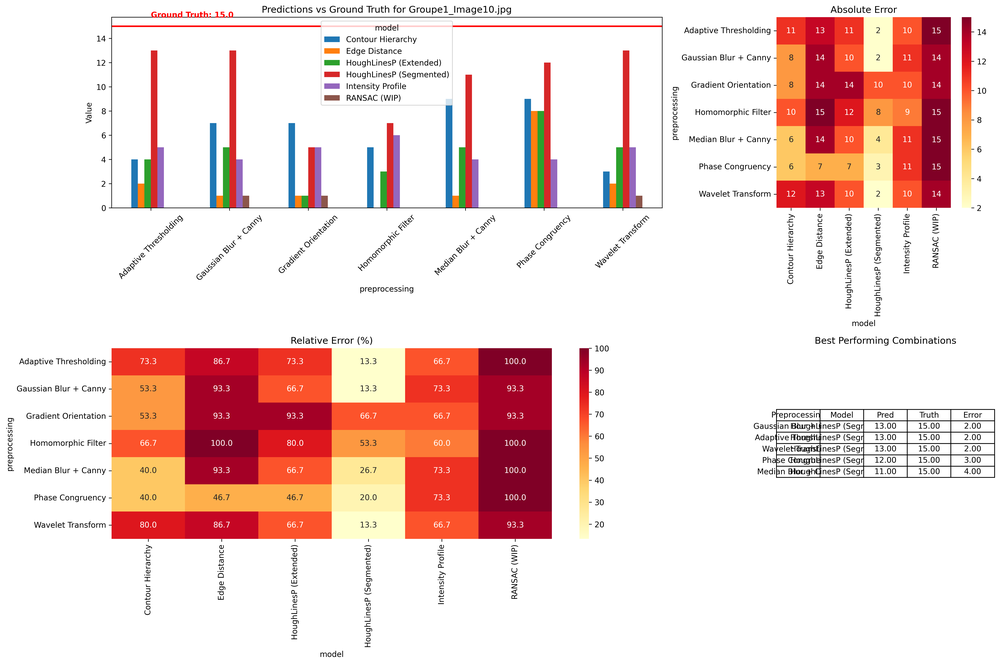
#> input picture evaluation_visualizations/Groupe1_Image10_evaluation.png, 1000 x 664 px, shrunk from 5369 x 3566 before the run
$ python -i detection.py   (imports and definitions only)   (older library calls are emulated)
#> lines starting #> are read from the running program, lines starting #| are printed output that depends on the picture; after the words box and inside, x2 and y2 are one past the last pixel; in counts of white or black regions, pixels touching at a corner belong together
# src/model/detection.py
import cv2
import numpy as np

# [124 lines left out: functions detect_steps_segments, detect_steps_extended, fourier_transform, detect_vanishing_point, not called in this run]

def detect_vanishing_lines(image):
    """Détecter l'escalier et compter les marches en utilisant le point de fuite et les lignes horizontales."""
    print("Début de la détection des lignes de fuite...")
    vanishing_point = detect_vanishing_point(image)
    if vanishing_point is None:
        print("Aucun point de fuite détecté. Sortie.")
        return image, 0

    # Dessiner le point de fuite
    vx, vy = vanishing_point
    cv2.circle(image, (vx, vy), 10, (0, 0, 255), -1)  # Dessiner le point de fuite en rouge
    print(f"Point de fuite dessiné à ({vx}, {vy})")

    # Détecter et compter les marches
    debug_img, count = detect_staircase_steps(image, vanishing_point)
    print("Détection des lignes de fuite terminée.")
    return debug_img, count

def detect_vanishing_point(image):
    """Détecter le point de fuite en utilisant les lignes de Hough."""
    print("Détection du point de fuite...")
    gray = cv2.cvtColor(image, cv2.COLOR_BGR2GRAY)
    edges = cv2.Canny(gray, 50, 150)
    lines = cv2.HoughLines(edges, 1, np.pi / 180, 200)

    if lines is None:
        print("Aucune ligne détectée. Le point de fuite ne peut pas être déterminé.")
        return None

    print(f"{len(lines)} lignes détectées. Recherche des points d'intersection...")
    intersections = []
    for i in range(len(lines)):
        for j in range(i + 1, len(lines)):
            rho1, theta1 = lines[i][0]
            rho2, theta2 = lines[j][0]
            A = np.array([
                [np.cos(theta1), np.sin(theta1)],
                [np.cos(theta2), np.sin(theta2)]
            ])
            b = np.array([[rho1], [rho2]])
            try:
                x, y = np.linalg.solve(A, b)
                intersections.append((int(x), int(y)))
                print(f"Intersection trouvée à ({x}, {y})")
            except np.linalg.LinAlgError:
                print("Aucune intersection trouvée pour cette paire de lignes.")
                continue

    if not intersections:
        print("Aucune intersection trouvée. Le point de fuite ne peut pas être déterminé.")
        return None

    # Estimer le point de fuite comme la médiane de toutes les intersections
    vanishing_point = np.median(intersections, axis=0).astype(int)
    print(f"Point de fuite estimé à ({vanishing_point[0]}, {vanishing_point[1]})")
    return vanishing_point

def detect_staircase_steps(image, vanishing_point):
    """Détecter les lignes horizontales et compter les marches dans la région de l'escalier."""
    print("Détection des marches d'escalier...")
    gray = cv2.cvtColor(image, cv2.COLOR_BGR2GRAY)
    edges = cv2.Canny(gray, 50, 150)
    lines = cv2.HoughLinesP(edges, 1, np.pi / 180, 100, minLineLength=100, maxLineGap=10)

    if lines is None:
        print("Aucune ligne détectée. Aucune marche trouvée.")
        return image, 0

    print(f"{len(lines)} lignes détectées. Filtrage des lignes horizontales...")
    horizontal_lines = []
    for line in lines:
        x1, y1, x2, y2 = line[0]
        angle = np.arctan2(y2 - y1, x2 - x1) * 180 / np.pi
        if -10 < angle < 10:  # Lignes horizontales
            horizontal_lines.append((x1, y1, x2, y2))
            print(f"Ligne horizontale détectée de ({x1}, {y1}) à ({x2}, {y2})")

    # Filtrer les lignes qui sont dans la région de l'escalier (en dessous du point de fuite)
    if vanishing_point is not None:
        vx, vy = vanishing_point
        print(f"Filtrage des lignes en dessous du point de fuite ({vx}, {vy})...")
        horizontal_lines = [line for line in horizontal_lines if line[1] > vy and line[3] > vy]
        print(f"{len(horizontal_lines)} lignes horizontales restent après filtrage.")

    # Dessiner les lignes horizontales et compter les marches
    for x1, y1, x2, y2 in horizontal_lines:
        cv2.line(image, (x1, y1), (x2, y2), (0, 255, 0), 2)  # Dessiner en vert
        print(f"Dessin de la ligne de marche de ({x1}, {y1}) à ({x2}, {y2})")

    print(f"Nombre total de marches détectées : {len(horizontal_lines)}")
    return image, len(horizontal_lines)

>>> import cv2
>>> picture = cv2.imread('../../evaluation_visualizations/Groupe1_Image10_evaluation.png')
#> picture is the input picture: shape (664, 1000, 3); mean B, G, R 211.6, 215.6, 240.7
>>> result = detect_vanishing_lines(picture)
#> in detect_vanishing_point, `gray = cv2.cvtColor(image, cv2.COLOR_BGR2GRAY)`:
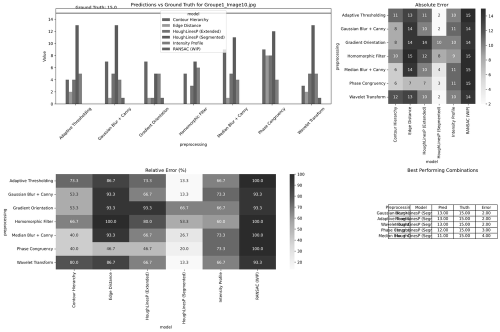
#> gray: shape (664, 1000) (shown at 1/2 size); min 0, max 255, mean 222.6
#> in detect_vanishing_point, `edges = cv2.Canny(gray, 50, 150)`:
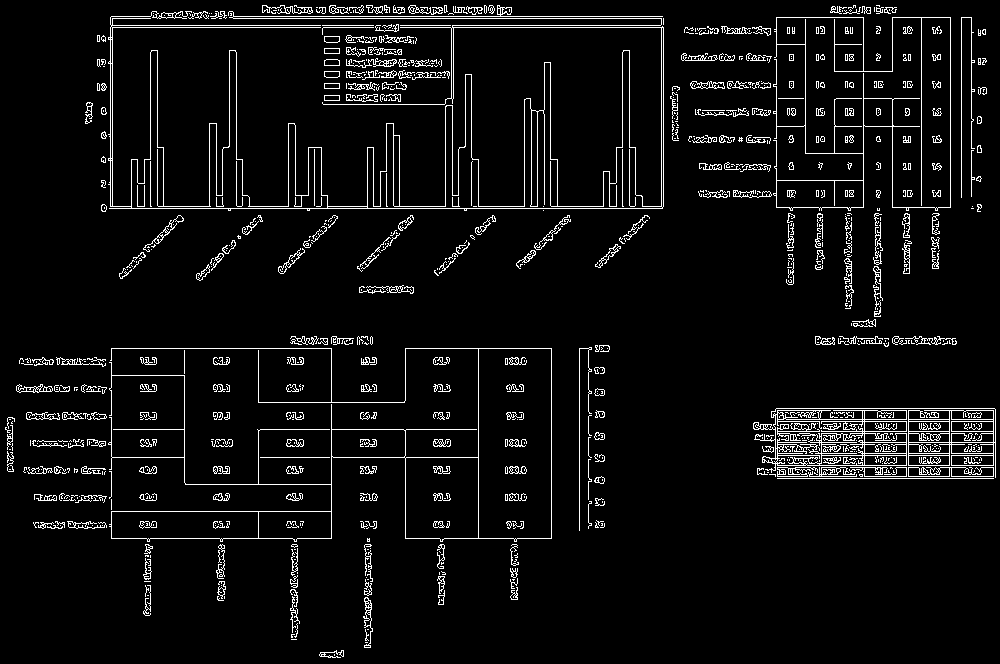
#> edges: shape (664, 1000); 5.5% white in thin lines or dots
#> in detect_vanishing_point, `lines = cv2.HoughLines(edges, 1, np.pi / 180, 200)`: lines = 35 rows, first 8: [27, 1.57], [208, 1.57], [25, 1.57], [18, 1.57], [16, 1.57], [206, 1.57], [348, 1.57], [429, 1.57]
#> (printed output is left out)
#> the loop in detect_vanishing_point, `for i in range(len(lines)):` made 35 passes
#> (printed output is left out)
#> after the loop in detect_vanishing_point, `for i in range(len(lines)):`: intersections = 567 pairs, first value -1.09e+26 to 1.08e+26, second value -4.78e+18 to 4.7e+18
#> in detect_vanishing_point, `vanishing_point = np.median(intersections, axis=0).astype(int)`: vanishing_point = [863, 453]
#> in detect_vanishing_lines, `vx, vy = vanishing_point`: vx = 863; vy = 453
#> in detect_vanishing_lines, `cv2.circle(image, (vx, vy), 10, (0, 0, 255), -1)`:
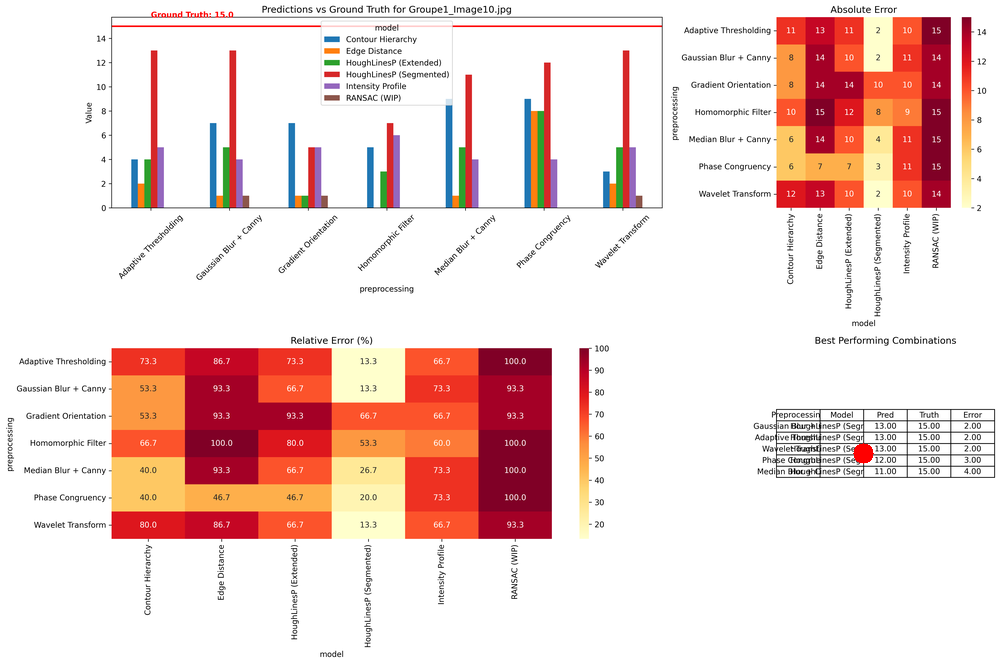
#> image: shape (664, 1000, 3); 0.05% of pixels changed, all inside (x1, y1, x2, y2) = (853, 443, 874, 464)
#> in detect_staircase_steps, `lines = cv2.HoughLinesP(edges, 1, np.pi / 180, 100, minLineLength=100,..`: lines = 81 rows, first 6: [110, 27, 663, 27], [111, 25, 660, 25], [101, 208, 662, 208], [111, 16, 662, 16], [110, 18, 663, 18], [257, 429, 478, 429]
#> the loop in detect_staircase_steps, `for line in lines:` made 81 passes
#> (x1, y1, x2, y2, angle) on passes 1 to 8: (110, 27, 663, 27, 0), (111, 25, 660, 25, 0), (101, 208, 662, 208, 0), (111, 16, 662, 16, 0), (110, 18, 663, 18, 0), (257, 429, 478, 429, 0), (473, 206, 663, 206, 0), (258, 457, 478, 457, 0)
#> after the loop in detect_staircase_steps, `for line in lines:`: horizontal_lines = 48 items, first 6: (110, 27, 663, 27), (111, 25, 660, 25), (101, 208, 662, 208), (111, 16, 662, 16), (110, 18, 663, 18), (257, 429, 478, 429)
#> in detect_staircase_steps, `vx, vy = vanishing_point`: vx = 863; vy = 453
#> in detect_staircase_steps, `horizontal_lines = [line for line in horizontal_lines if line[1] > vy ..`: horizontal_lines = 14 items, first 6: (258, 457, 478, 457), (405, 538, 551, 538), (774, 467, 995, 467), (777, 478, 993, 478), (775, 476, 995, 476), (775, 465, 995, 465)
#> the loop in detect_staircase_steps, `for x1, y1, x2, y2 in horizontal_lines:` made 14 passes
#> after the loop in detect_staircase_steps, `for x1, y1, x2, y2 in horizontal_lines:`:
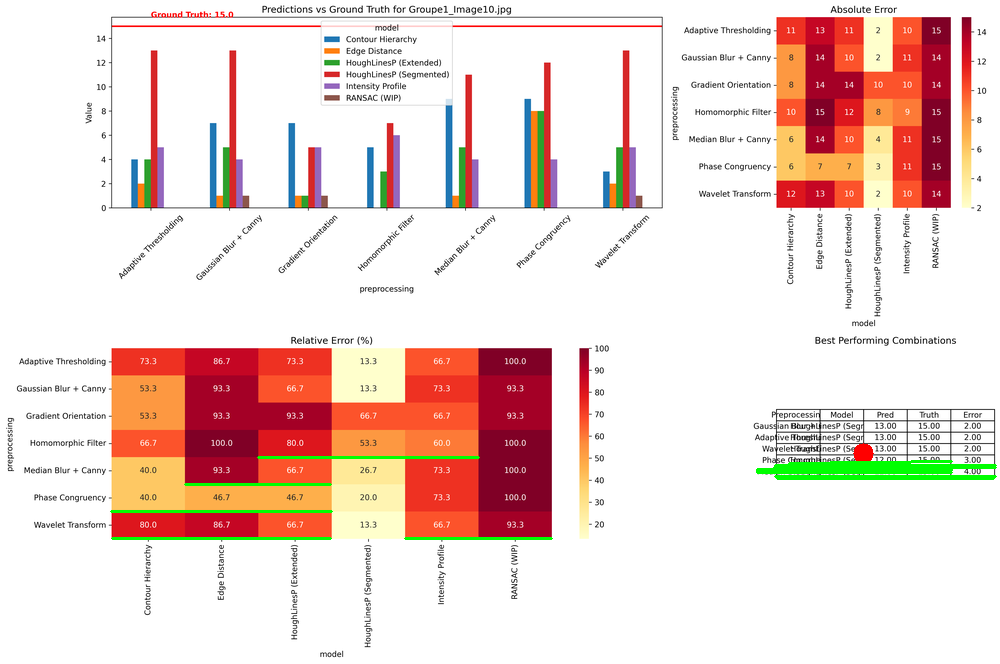
#> image: shape (664, 1000, 3); 0.98% of pixels changed, all inside (x1, y1, x2, y2) = (110, 456, 997, 540)
#> in detect_vanishing_lines, `debug_img, count = detect_staircase_steps(image, vanishing_point)`: count = 14

$ run again, on evaluation_visualizations/Groupe1_Image1_evaluation.png
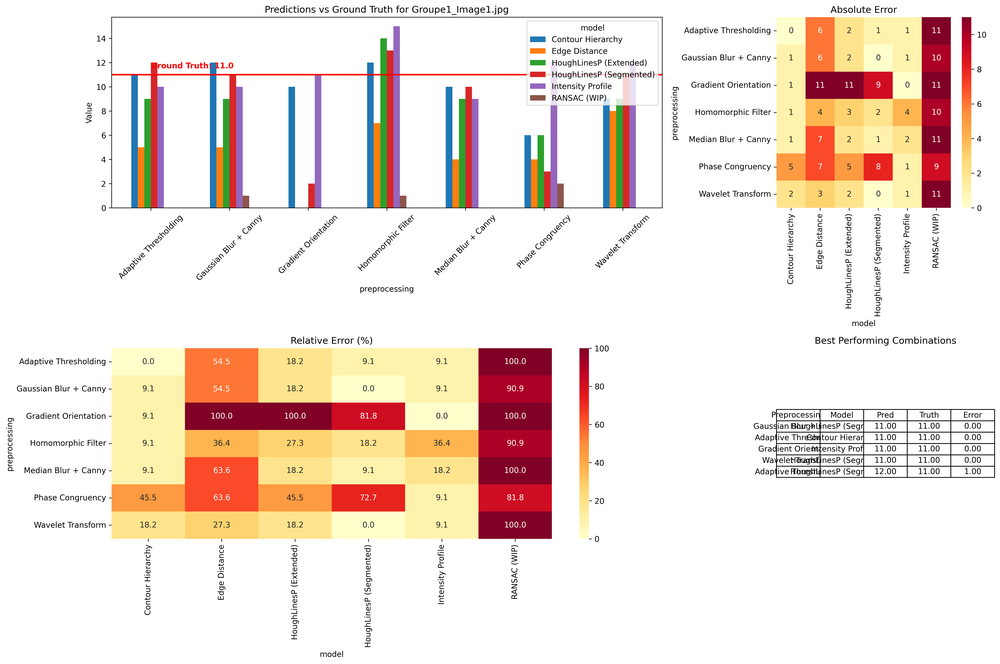
#> input picture evaluation_visualizations/Groupe1_Image1_evaluation.png, 1000 x 664 px, shrunk from 5369 x 3566 before the run
#> picture is the input picture: shape (664, 1000, 3); mean B, G, R 218.4, 226.7, 241
#> in detect_vanishing_point, `edges = cv2.Canny(gray, 50, 150)`:
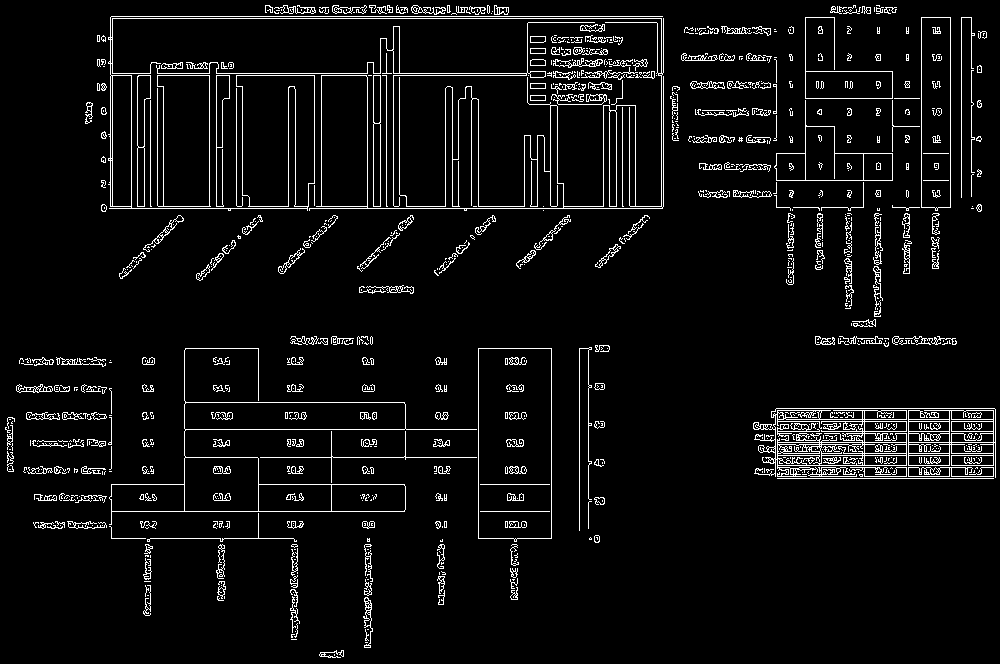
#> edges: shape (664, 1000); 5.5% white in thin lines or dots
#> in detect_vanishing_point, `lines = cv2.HoughLines(edges, 1, np.pi / 180, 200)`: lines = 37 rows, first 8: [208, 1.57], [18, 1.57], [16, 1.57], [73, 1.57], [75, 1.57], [206, 1.57], [429, 1.57], [511, 1.57]
#> (printed output is left out)
#> the loop in detect_vanishing_point, `for i in range(len(lines)):` made 37 passes
#> (printed output is left out)
#> after the loop in detect_vanishing_point, `for i in range(len(lines)):`: intersections = 630 pairs, first value -1.09e+26 to 1.08e+26, second value -4.78e+18 to 4.7e+18
#> in detect_vanishing_point, `vanishing_point = np.median(intersections, axis=0).astype(int)`: vanishing_point = [579, 444]
#> in detect_vanishing_lines, `vx, vy = vanishing_point`: vx = 579; vy = 444
#> in detect_staircase_steps, `lines = cv2.HoughLinesP(edges, 1, np.pi / 180, 100, minLineLength=100,..`: lines = 102 rows, first 6: [111, 16, 662, 16], [110, 18, 663, 18], [101, 208, 662, 208], [110, 73, 529, 73], [473, 206, 663, 206], [111, 75, 530, 75]
#> the loop in detect_staircase_steps, `for line in lines:` made 102 passes
#> (x1, y1, x2, y2, angle) on passes 1 to 8: (111, 16, 662, 16, 0), (110, 18, 663, 18, 0), (101, 208, 662, 208, 0), (110, 73, 529, 73, 0), (473, 206, 663, 206, 0), (111, 75, 530, 75, 0), (185, 429, 478, 429, 0), (185, 457, 478, 457, 0)
#> after the loop in detect_staircase_steps, `for line in lines:`: horizontal_lines = 55 items, first 6: (111, 16, 662, 16), (110, 18, 663, 18), (101, 208, 662, 208), (110, 73, 529, 73), (473, 206, 663, 206), (111, 75, 530, 75)
#> in detect_staircase_steps, `vx, vy = vanishing_point`: vx = 579; vy = 444
#> in detect_staircase_steps, `horizontal_lines = [line for line in horizontal_lines if line[1] > vy ..`: horizontal_lines = 21 items, first 6: (185, 457, 478, 457), (111, 511, 404, 511), (258, 484, 404, 484), (775, 467, 995, 467), (111, 538, 293, 538), (775, 453, 995, 453)
#> the loop in detect_staircase_steps, `for x1, y1, x2, y2 in horizontal_lines:` made 21 passes
#> after the loop in detect_staircase_steps, `for x1, y1, x2, y2 in horizontal_lines:`:
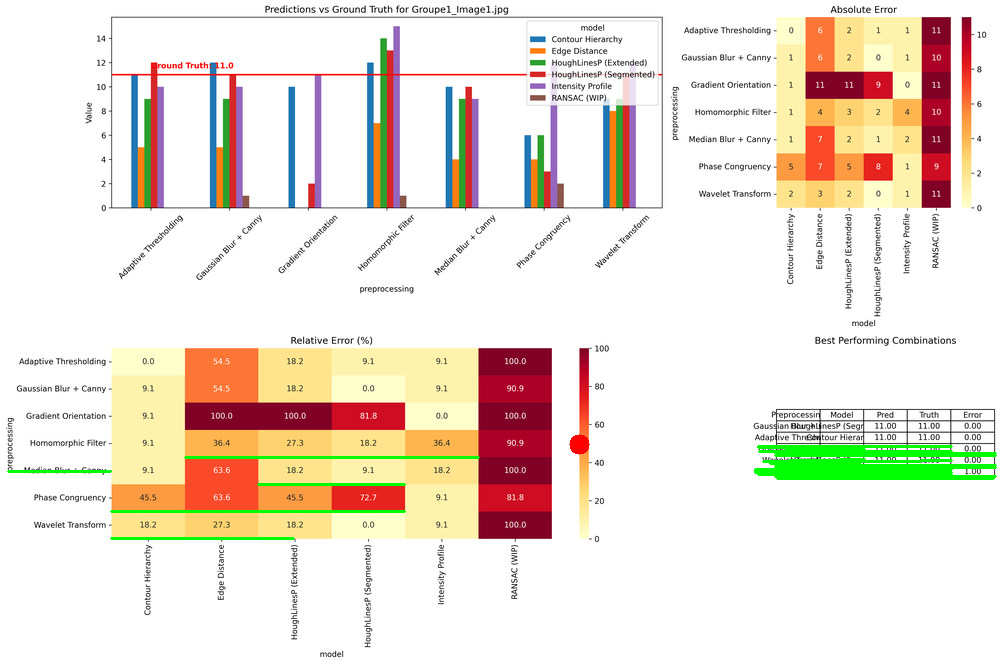
#> image: shape (664, 1000, 3); mean B, G, R 215.8, 227.5, 237.9
#> count = 21
